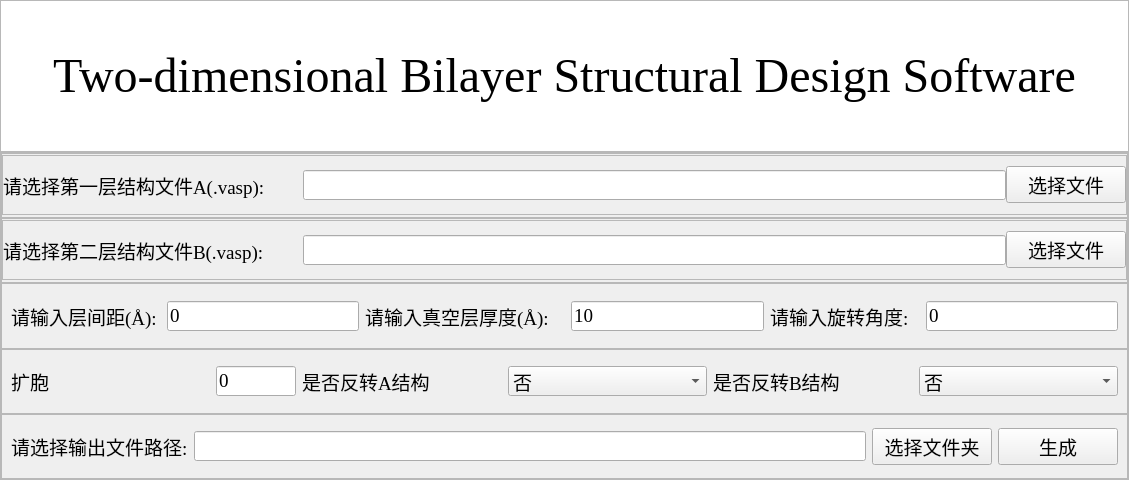
<?xml version="1.0" encoding="UTF-8"?>
<ui version="4.0">
 <class>Form</class>
 <widget class="QWidget" name="Form">
  <property name="geometry">
   <rect>
    <x>0</x>
    <y>0</y>
    <width>1129</width>
    <height>480</height>
   </rect>
  </property>
  <property name="windowTitle">
   <string>Form</string>
  </property>
  <layout class="QVBoxLayout" name="verticalLayout">
   <property name="spacing">
    <number>0</number>
   </property>
   <property name="leftMargin">
    <number>0</number>
   </property>
   <property name="topMargin">
    <number>0</number>
   </property>
   <property name="rightMargin">
    <number>0</number>
   </property>
   <property name="bottomMargin">
    <number>0</number>
   </property>
   <item>
    <widget class="QFrame" name="frame">
     <property name="enabled">
      <bool>true</bool>
     </property>
     <property name="sizePolicy">
      <sizepolicy hsizetype="Minimum" vsizetype="Fixed">
       <horstretch>0</horstretch>
       <verstretch>0</verstretch>
      </sizepolicy>
     </property>
     <property name="minimumSize">
      <size>
       <width>800</width>
       <height>150</height>
      </size>
     </property>
     <property name="frameShape">
      <enum>QFrame::StyledPanel</enum>
     </property>
     <property name="frameShadow">
      <enum>QFrame::Raised</enum>
     </property>
     <layout class="QHBoxLayout" name="horizontalLayout">
      <property name="spacing">
       <number>0</number>
      </property>
      <property name="leftMargin">
       <number>0</number>
      </property>
      <property name="topMargin">
       <number>0</number>
      </property>
      <property name="rightMargin">
       <number>0</number>
      </property>
      <property name="bottomMargin">
       <number>0</number>
      </property>
      <item>
       <widget class="QLabel" name="label_head">
        <property name="minimumSize">
         <size>
          <width>800</width>
          <height>150</height>
         </size>
        </property>
        <property name="maximumSize">
         <size>
          <width>16777215</width>
          <height>150</height>
         </size>
        </property>
        <property name="font">
         <font>
          <family>Times New Roman</family>
          <pointsize>36</pointsize>
          <weight>50</weight>
          <italic>false</italic>
          <bold>false</bold>
          <underline>false</underline>
          <strikeout>false</strikeout>
          <kerning>true</kerning>
         </font>
        </property>
        <property name="styleSheet">
         <string notr="true">QFrame
{
background-color:white
}</string>
        </property>
        <property name="text">
         <string>Two-dimensional Bilayer Structural Design Software</string>
        </property>
        <property name="textFormat">
         <enum>Qt::AutoText</enum>
        </property>
        <property name="alignment">
         <set>Qt::AlignCenter</set>
        </property>
       </widget>
      </item>
     </layout>
    </widget>
   </item>
   <item>
    <widget class="QFrame" name="frame_2">
     <property name="frameShape">
      <enum>QFrame::StyledPanel</enum>
     </property>
     <property name="frameShadow">
      <enum>QFrame::Raised</enum>
     </property>
     <layout class="QVBoxLayout" name="verticalLayout_2">
      <property name="spacing">
       <number>0</number>
      </property>
      <property name="leftMargin">
       <number>0</number>
      </property>
      <property name="topMargin">
       <number>0</number>
      </property>
      <property name="rightMargin">
       <number>0</number>
      </property>
      <property name="bottomMargin">
       <number>0</number>
      </property>
      <item>
       <widget class="QFrame" name="frame_3">
        <property name="frameShape">
         <enum>QFrame::StyledPanel</enum>
        </property>
        <property name="frameShadow">
         <enum>QFrame::Raised</enum>
        </property>
        <layout class="QHBoxLayout" name="horizontalLayout_2">
         <property name="spacing">
          <number>0</number>
         </property>
         <property name="leftMargin">
          <number>0</number>
         </property>
         <property name="topMargin">
          <number>0</number>
         </property>
         <property name="rightMargin">
          <number>0</number>
         </property>
         <property name="bottomMargin">
          <number>0</number>
         </property>
         <item>
          <widget class="QFrame" name="frame_6">
           <property name="minimumSize">
            <size>
             <width>60</width>
             <height>0</height>
            </size>
           </property>
           <property name="maximumSize">
            <size>
             <width>16777215</width>
             <height>60</height>
            </size>
           </property>
           <property name="frameShape">
            <enum>QFrame::StyledPanel</enum>
           </property>
           <property name="frameShadow">
            <enum>QFrame::Raised</enum>
           </property>
           <layout class="QHBoxLayout" name="horizontalLayout_4">
            <property name="spacing">
             <number>0</number>
            </property>
            <property name="leftMargin">
             <number>0</number>
            </property>
            <property name="topMargin">
             <number>0</number>
            </property>
            <property name="rightMargin">
             <number>0</number>
            </property>
            <property name="bottomMargin">
             <number>0</number>
            </property>
            <item>
             <widget class="QLabel" name="label_1">
              <property name="sizePolicy">
               <sizepolicy hsizetype="Minimum" vsizetype="Minimum">
                <horstretch>0</horstretch>
                <verstretch>0</verstretch>
               </sizepolicy>
              </property>
              <property name="minimumSize">
               <size>
                <width>300</width>
                <height>0</height>
               </size>
              </property>
              <property name="font">
               <font>
                <family>Times New Roman</family>
                <pointsize>14</pointsize>
               </font>
              </property>
              <property name="text">
               <string>请选择第一层结构文件A(.vasp):</string>
              </property>
             </widget>
            </item>
            <item>
             <widget class="QLineEdit" name="lineEdit_stoichiometry_A">
              <property name="sizePolicy">
               <sizepolicy hsizetype="Expanding" vsizetype="Fixed">
                <horstretch>0</horstretch>
                <verstretch>0</verstretch>
               </sizepolicy>
              </property>
              <property name="minimumSize">
               <size>
                <width>0</width>
                <height>30</height>
               </size>
              </property>
              <property name="font">
               <font>
                <family>Times New Roman</family>
                <pointsize>14</pointsize>
               </font>
              </property>
              <property name="text">
               <string/>
              </property>
             </widget>
            </item>
            <item>
             <widget class="QPushButton" name="pushButton_slectdir_A">
              <property name="sizePolicy">
               <sizepolicy hsizetype="Minimum" vsizetype="Fixed">
                <horstretch>0</horstretch>
                <verstretch>0</verstretch>
               </sizepolicy>
              </property>
              <property name="minimumSize">
               <size>
                <width>120</width>
                <height>30</height>
               </size>
              </property>
              <property name="font">
               <font>
                <family>Times New Roman</family>
                <pointsize>14</pointsize>
               </font>
              </property>
              <property name="text">
               <string>选择文件</string>
              </property>
             </widget>
            </item>
           </layout>
          </widget>
         </item>
        </layout>
       </widget>
      </item>
      <item>
       <widget class="QFrame" name="frame_4">
        <property name="frameShape">
         <enum>QFrame::StyledPanel</enum>
        </property>
        <property name="frameShadow">
         <enum>QFrame::Raised</enum>
        </property>
        <layout class="QHBoxLayout" name="horizontalLayout_3">
         <property name="spacing">
          <number>0</number>
         </property>
         <property name="leftMargin">
          <number>0</number>
         </property>
         <property name="topMargin">
          <number>0</number>
         </property>
         <property name="rightMargin">
          <number>0</number>
         </property>
         <property name="bottomMargin">
          <number>0</number>
         </property>
         <item>
          <widget class="QFrame" name="frame_7">
           <property name="minimumSize">
            <size>
             <width>60</width>
             <height>0</height>
            </size>
           </property>
           <property name="maximumSize">
            <size>
             <width>16777215</width>
             <height>60</height>
            </size>
           </property>
           <property name="frameShape">
            <enum>QFrame::StyledPanel</enum>
           </property>
           <property name="frameShadow">
            <enum>QFrame::Raised</enum>
           </property>
           <layout class="QHBoxLayout" name="horizontalLayout_5">
            <property name="spacing">
             <number>0</number>
            </property>
            <property name="leftMargin">
             <number>0</number>
            </property>
            <property name="topMargin">
             <number>0</number>
            </property>
            <property name="rightMargin">
             <number>0</number>
            </property>
            <property name="bottomMargin">
             <number>0</number>
            </property>
            <item>
             <widget class="QLabel" name="label_2">
              <property name="sizePolicy">
               <sizepolicy hsizetype="Minimum" vsizetype="Minimum">
                <horstretch>0</horstretch>
                <verstretch>0</verstretch>
               </sizepolicy>
              </property>
              <property name="minimumSize">
               <size>
                <width>300</width>
                <height>0</height>
               </size>
              </property>
              <property name="font">
               <font>
                <family>Times New Roman</family>
                <pointsize>14</pointsize>
               </font>
              </property>
              <property name="text">
               <string>请选择第二层结构文件B(.vasp):</string>
              </property>
             </widget>
            </item>
            <item>
             <widget class="QLineEdit" name="lineEdit_stoichiometry_B">
              <property name="sizePolicy">
               <sizepolicy hsizetype="Expanding" vsizetype="Fixed">
                <horstretch>0</horstretch>
                <verstretch>0</verstretch>
               </sizepolicy>
              </property>
              <property name="minimumSize">
               <size>
                <width>0</width>
                <height>30</height>
               </size>
              </property>
              <property name="font">
               <font>
                <family>Times New Roman</family>
                <pointsize>14</pointsize>
               </font>
              </property>
              <property name="text">
               <string/>
              </property>
             </widget>
            </item>
            <item>
             <widget class="QPushButton" name="pushButton_slectdir_B">
              <property name="sizePolicy">
               <sizepolicy hsizetype="Minimum" vsizetype="Fixed">
                <horstretch>0</horstretch>
                <verstretch>0</verstretch>
               </sizepolicy>
              </property>
              <property name="minimumSize">
               <size>
                <width>120</width>
                <height>30</height>
               </size>
              </property>
              <property name="font">
               <font>
                <family>Times New Roman</family>
                <pointsize>14</pointsize>
               </font>
              </property>
              <property name="text">
               <string>选择文件</string>
              </property>
             </widget>
            </item>
           </layout>
          </widget>
         </item>
        </layout>
       </widget>
      </item>
      <item>
       <widget class="QFrame" name="frame_5">
        <property name="frameShape">
         <enum>QFrame::StyledPanel</enum>
        </property>
        <property name="frameShadow">
         <enum>QFrame::Raised</enum>
        </property>
        <layout class="QHBoxLayout" name="horizontalLayout_6">
         <item>
          <widget class="QLabel" name="label_4">
           <property name="sizePolicy">
            <sizepolicy hsizetype="Minimum" vsizetype="Minimum">
             <horstretch>0</horstretch>
             <verstretch>0</verstretch>
            </sizepolicy>
           </property>
           <property name="minimumSize">
            <size>
             <width>150</width>
             <height>0</height>
            </size>
           </property>
           <property name="font">
            <font>
             <family>Times New Roman</family>
             <pointsize>14</pointsize>
            </font>
           </property>
           <property name="text">
            <string>请输入层间距(Å):</string>
           </property>
          </widget>
         </item>
         <item>
          <widget class="QLineEdit" name="lineEdit_layer_distance">
           <property name="sizePolicy">
            <sizepolicy hsizetype="Expanding" vsizetype="Fixed">
             <horstretch>0</horstretch>
             <verstretch>0</verstretch>
            </sizepolicy>
           </property>
           <property name="minimumSize">
            <size>
             <width>0</width>
             <height>30</height>
            </size>
           </property>
           <property name="font">
            <font>
             <family>Times New Roman</family>
             <pointsize>14</pointsize>
            </font>
           </property>
           <property name="text">
            <string>0</string>
           </property>
          </widget>
         </item>
         <item>
          <widget class="QLabel" name="label_6">
           <property name="sizePolicy">
            <sizepolicy hsizetype="Minimum" vsizetype="Minimum">
             <horstretch>0</horstretch>
             <verstretch>0</verstretch>
            </sizepolicy>
           </property>
           <property name="minimumSize">
            <size>
             <width>200</width>
             <height>0</height>
            </size>
           </property>
           <property name="font">
            <font>
             <family>Times New Roman</family>
             <pointsize>14</pointsize>
            </font>
           </property>
           <property name="text">
            <string>请输入真空层厚度(Å):</string>
           </property>
          </widget>
         </item>
         <item>
          <widget class="QLineEdit" name="lineEdit_vacuum_thickness">
           <property name="sizePolicy">
            <sizepolicy hsizetype="Expanding" vsizetype="Fixed">
             <horstretch>0</horstretch>
             <verstretch>0</verstretch>
            </sizepolicy>
           </property>
           <property name="minimumSize">
            <size>
             <width>0</width>
             <height>30</height>
            </size>
           </property>
           <property name="font">
            <font>
             <family>Times New Roman</family>
             <pointsize>14</pointsize>
            </font>
           </property>
           <property name="text">
            <string>10</string>
           </property>
          </widget>
         </item>
         <item>
          <widget class="QLabel" name="label_5">
           <property name="sizePolicy">
            <sizepolicy hsizetype="Minimum" vsizetype="Minimum">
             <horstretch>0</horstretch>
             <verstretch>0</verstretch>
            </sizepolicy>
           </property>
           <property name="minimumSize">
            <size>
             <width>150</width>
             <height>0</height>
            </size>
           </property>
           <property name="font">
            <font>
             <family>Times New Roman</family>
             <pointsize>14</pointsize>
            </font>
           </property>
           <property name="text">
            <string>请输入旋转角度:</string>
           </property>
          </widget>
         </item>
         <item>
          <widget class="QLineEdit" name="lineEdit_angle">
           <property name="sizePolicy">
            <sizepolicy hsizetype="Expanding" vsizetype="Fixed">
             <horstretch>0</horstretch>
             <verstretch>0</verstretch>
            </sizepolicy>
           </property>
           <property name="minimumSize">
            <size>
             <width>0</width>
             <height>30</height>
            </size>
           </property>
           <property name="font">
            <font>
             <family>Times New Roman</family>
             <pointsize>14</pointsize>
            </font>
           </property>
           <property name="text">
            <string>0</string>
           </property>
          </widget>
         </item>
        </layout>
       </widget>
      </item>
      <item>
       <widget class="QFrame" name="frame_9">
        <property name="frameShape">
         <enum>QFrame::StyledPanel</enum>
        </property>
        <property name="frameShadow">
         <enum>QFrame::Raised</enum>
        </property>
        <layout class="QHBoxLayout" name="horizontalLayout_8">
         <item>
          <widget class="QLabel" name="label_append">
           <property name="sizePolicy">
            <sizepolicy hsizetype="Minimum" vsizetype="Minimum">
             <horstretch>0</horstretch>
             <verstretch>0</verstretch>
            </sizepolicy>
           </property>
           <property name="minimumSize">
            <size>
             <width>150</width>
             <height>0</height>
            </size>
           </property>
           <property name="font">
            <font>
             <family>Times New Roman</family>
             <pointsize>14</pointsize>
            </font>
           </property>
           <property name="text">
            <string>扩胞</string>
           </property>
          </widget>
         </item>
         <item>
          <widget class="QLineEdit" name="lineEdit_expand">
           <property name="sizePolicy">
            <sizepolicy hsizetype="Expanding" vsizetype="Fixed">
             <horstretch>0</horstretch>
             <verstretch>0</verstretch>
            </sizepolicy>
           </property>
           <property name="minimumSize">
            <size>
             <width>30</width>
             <height>30</height>
            </size>
           </property>
           <property name="maximumSize">
            <size>
             <width>80</width>
             <height>16777215</height>
            </size>
           </property>
           <property name="font">
            <font>
             <family>Times New Roman</family>
             <pointsize>14</pointsize>
            </font>
           </property>
           <property name="text">
            <string>0</string>
           </property>
          </widget>
         </item>
         <item>
          <widget class="QLabel" name="label_9">
           <property name="sizePolicy">
            <sizepolicy hsizetype="Minimum" vsizetype="Minimum">
             <horstretch>0</horstretch>
             <verstretch>0</verstretch>
            </sizepolicy>
           </property>
           <property name="minimumSize">
            <size>
             <width>150</width>
             <height>0</height>
            </size>
           </property>
           <property name="font">
            <font>
             <family>Times New Roman</family>
             <pointsize>14</pointsize>
            </font>
           </property>
           <property name="text">
            <string>是否反转A结构</string>
           </property>
          </widget>
         </item>
         <item>
          <widget class="QComboBox" name="comboBox_B">
           <property name="minimumSize">
            <size>
             <width>0</width>
             <height>30</height>
            </size>
           </property>
           <property name="font">
            <font>
             <family>Times New Roman</family>
             <pointsize>14</pointsize>
            </font>
           </property>
           <item>
            <property name="text">
             <string>否</string>
            </property>
           </item>
           <item>
            <property name="text">
             <string>是</string>
            </property>
           </item>
          </widget>
         </item>
         <item>
          <widget class="QLabel" name="label_8">
           <property name="sizePolicy">
            <sizepolicy hsizetype="Minimum" vsizetype="Minimum">
             <horstretch>0</horstretch>
             <verstretch>0</verstretch>
            </sizepolicy>
           </property>
           <property name="minimumSize">
            <size>
             <width>150</width>
             <height>0</height>
            </size>
           </property>
           <property name="font">
            <font>
             <family>Times New Roman</family>
             <pointsize>14</pointsize>
            </font>
           </property>
           <property name="text">
            <string>是否反转B结构</string>
           </property>
          </widget>
         </item>
         <item>
          <widget class="QComboBox" name="comboBox_A">
           <property name="minimumSize">
            <size>
             <width>0</width>
             <height>30</height>
            </size>
           </property>
           <property name="font">
            <font>
             <family>Times New Roman</family>
             <pointsize>14</pointsize>
            </font>
           </property>
           <item>
            <property name="text">
             <string>否</string>
            </property>
           </item>
           <item>
            <property name="text">
             <string>是</string>
            </property>
           </item>
          </widget>
         </item>
        </layout>
       </widget>
      </item>
      <item>
       <widget class="QFrame" name="frame_10">
        <property name="frameShape">
         <enum>QFrame::StyledPanel</enum>
        </property>
        <property name="frameShadow">
         <enum>QFrame::Raised</enum>
        </property>
        <layout class="QHBoxLayout" name="horizontalLayout_9">
         <item>
          <widget class="QLabel" name="label_7">
           <property name="sizePolicy">
            <sizepolicy hsizetype="Minimum" vsizetype="Minimum">
             <horstretch>0</horstretch>
             <verstretch>0</verstretch>
            </sizepolicy>
           </property>
           <property name="minimumSize">
            <size>
             <width>150</width>
             <height>0</height>
            </size>
           </property>
           <property name="font">
            <font>
             <family>Times New Roman</family>
             <pointsize>14</pointsize>
            </font>
           </property>
           <property name="text">
            <string>请选择输出文件路径:</string>
           </property>
          </widget>
         </item>
         <item>
          <widget class="QLineEdit" name="lineEdit_outputfile_path">
           <property name="sizePolicy">
            <sizepolicy hsizetype="Expanding" vsizetype="Fixed">
             <horstretch>0</horstretch>
             <verstretch>0</verstretch>
            </sizepolicy>
           </property>
           <property name="minimumSize">
            <size>
             <width>120</width>
             <height>30</height>
            </size>
           </property>
           <property name="font">
            <font>
             <family>Times New Roman</family>
             <pointsize>14</pointsize>
            </font>
           </property>
          </widget>
         </item>
         <item>
          <widget class="QPushButton" name="pushButton_slectdir">
           <property name="sizePolicy">
            <sizepolicy hsizetype="Minimum" vsizetype="Fixed">
             <horstretch>0</horstretch>
             <verstretch>0</verstretch>
            </sizepolicy>
           </property>
           <property name="minimumSize">
            <size>
             <width>120</width>
             <height>30</height>
            </size>
           </property>
           <property name="font">
            <font>
             <family>Times New Roman</family>
             <pointsize>14</pointsize>
            </font>
           </property>
           <property name="text">
            <string>选择文件夹</string>
           </property>
          </widget>
         </item>
         <item>
          <widget class="QPushButton" name="pushButton_generation">
           <property name="sizePolicy">
            <sizepolicy hsizetype="Minimum" vsizetype="Fixed">
             <horstretch>0</horstretch>
             <verstretch>0</verstretch>
            </sizepolicy>
           </property>
           <property name="minimumSize">
            <size>
             <width>120</width>
             <height>30</height>
            </size>
           </property>
           <property name="font">
            <font>
             <family>Times New Roman</family>
             <pointsize>14</pointsize>
            </font>
           </property>
           <property name="text">
            <string>生成</string>
           </property>
          </widget>
         </item>
        </layout>
       </widget>
      </item>
     </layout>
    </widget>
   </item>
  </layout>
 </widget>
 <resources/>
 <connections/>
</ui>
